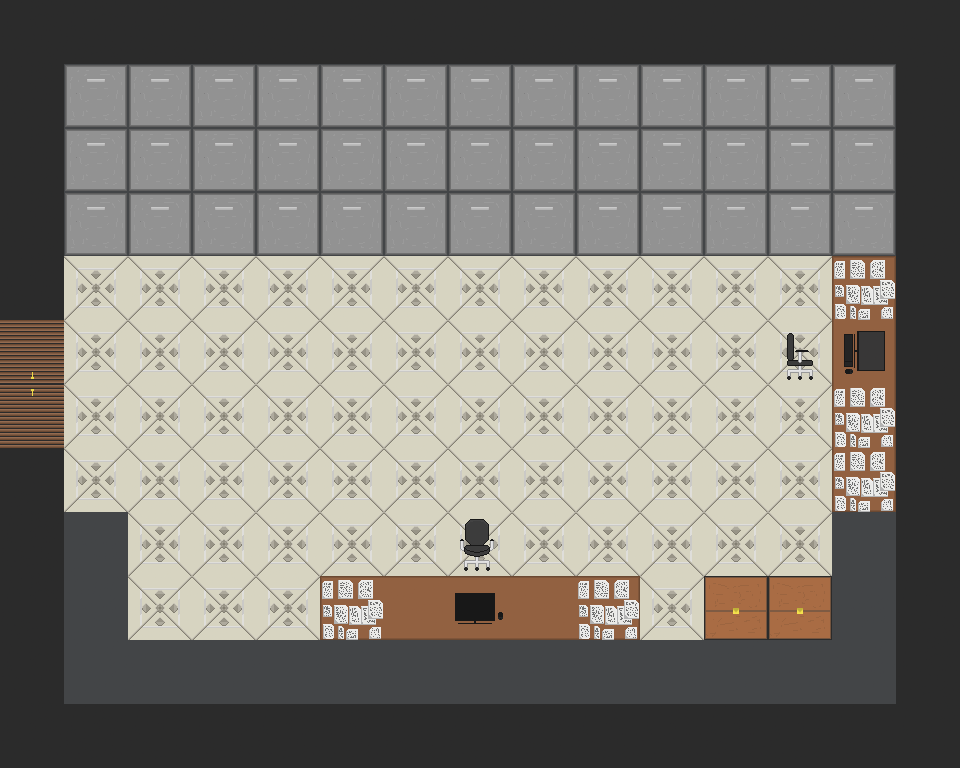

This game map was drawn from its Tiled (.tmx) file and the tilesets committed beside it. A one-line description and the full map source follow:
An orthogonal 15x12 tile map with 64x64 px tiles, 4 tile layers (Tile Layer 1, Walls, Objects, Objects 2) and 27 objects.

<map version="1.10" tiledversion="1.11.2" orientation="orthogonal" renderorder="right-down" width="15" height="12" tilewidth="64" tileheight="64" infinite="0" nextlayerid="8" nextobjectid="28">
 <tileset firstgid="1" source="Demo_map.tsx" />
 <layer id="1" name="Tile Layer 1" width="15" height="12">
  <data encoding="csv">
1,1,1,1,1,1,1,1,1,1,1,1,1,1,1,
1,1,1,1,1,1,1,1,1,1,1,1,1,1,1,
1,1,1,1,1,1,1,1,1,1,1,1,1,1,1,
1,1,1,1,1,1,1,1,1,1,1,1,1,1,1,
1,1,1,1,1,1,1,1,1,1,1,1,1,1,1,
1,1,1,1,1,1,1,1,1,1,1,1,1,1,1,
1,1,1,1,1,1,1,1,1,1,1,1,1,1,1,
1,1,1,1,1,1,1,1,1,1,1,1,1,1,1,
1,1,1,1,1,1,1,1,1,1,1,1,1,1,1,
1,1,1,1,1,1,1,1,1,1,1,1,1,1,1,
1,1,1,1,1,1,1,1,1,1,1,1,1,1,1,
1,1,1,1,1,1,1,1,1,1,1,1,1,1,1
</data>
 </layer>
 <layer id="2" name="Walls" width="15" height="12">
  <data encoding="csv">
9,9,9,9,9,9,9,9,9,9,9,9,9,9,9,
9,0,0,0,0,0,0,0,0,0,0,0,0,0,9,
9,0,0,0,0,0,0,0,0,0,0,0,0,0,9,
9,0,0,0,0,0,0,0,0,0,0,0,0,0,9,
9,0,0,0,0,0,0,0,0,0,0,0,0,0,9,
536870922,0,0,0,0,0,0,0,0,0,0,0,0,0,9,
1610612746,0,0,0,0,0,0,0,0,0,0,0,0,0,9,
9,0,0,0,0,0,0,0,0,0,0,0,0,0,9,
9,0,0,0,0,0,0,0,0,0,0,0,0,0,9,
9,0,0,0,0,0,0,0,0,0,0,0,0,0,9,
9,0,0,0,0,0,0,0,0,0,0,0,0,0,9,
9,9,9,9,9,9,9,9,9,9,9,9,9,9,9
</data>
 </layer>
 <layer id="3" name="Objects" width="15" height="12">
  <data encoding="csv">
0,0,0,0,0,0,0,0,0,0,0,0,0,0,0,
0,33,33,33,33,33,33,33,33,33,33,33,33,33,0,
0,33,33,33,33,33,33,33,33,33,33,33,33,33,0,
0,33,33,33,33,33,33,33,33,33,33,33,33,33,0,
0,0,0,0,0,0,0,0,0,0,0,0,0,2684354590,0,
0,0,0,0,0,0,0,0,0,0,0,0,27,2684354591,0,
0,0,0,0,0,0,0,0,0,0,0,0,0,2684354591,0,
0,0,0,0,0,0,0,0,0,0,0,0,0,2684354592,0,
0,34,0,0,0,0,0,25,0,0,0,0,0,34,0,
0,34,0,0,0,30,31,31,31,32,0,0,0,34,0,
0,34,34,34,34,34,34,34,34,34,34,34,34,34,0,
0,0,0,0,0,0,0,0,0,0,0,0,0,0,0
</data>
 </layer>
 <layer id="4" name="Objects 2" width="15" height="12">
  <data encoding="csv">
0,0,0,0,0,0,0,0,0,0,0,0,0,0,0,
0,0,0,0,0,0,0,0,0,0,0,0,0,0,0,
0,0,0,0,0,0,0,0,0,0,0,0,0,0,0,
0,0,0,0,0,0,0,0,0,0,0,0,0,0,0,
0,0,0,0,0,0,0,0,0,0,0,0,0,5,0,
0,0,0,0,0,0,0,0,0,0,0,0,0,2684354596,0,
0,0,0,0,0,0,0,0,0,0,0,0,0,5,0,
0,0,0,0,0,0,0,0,0,0,0,0,0,5,0,
0,0,0,0,0,0,0,0,0,0,0,0,0,0,0,
0,0,0,0,0,5,0,35,0,5,0,1073741863,1073741863,0,0,
0,0,0,0,0,0,0,0,0,0,0,0,0,0,0,
0,0,0,0,0,0,0,0,0,0,0,0,0,0,0
</data>
 </layer>
 <objectgroup id="5" name="Collisions">
  <object id="1" x="0" y="0" width="64" height="320" />
  <object id="2" x="0" y="448" width="64" height="320" />
  <object id="3" x="0" y="320" width="64" height="128" />
  <object id="4" x="64" y="704" width="896" height="64" />
  <object id="5" x="896" y="0" width="64" height="704" />
  <object id="6" x="64" y="0" width="832" height="64" />
  <object id="7" x="64" y="192" width="832" height="64" />
  <object id="8" x="832" y="256" width="64" height="256" />
  <object id="9" x="320" y="576" width="320" height="64" />
  <object id="10" x="64" y="512" width="64" height="192" />
  <object id="11" x="128" y="640" width="768" height="64" />
  <object id="12" x="832" y="512" width="64" height="128" />
  <object id="13" x="704" y="576" width="128" height="64" />
 </objectgroup>
 <objectgroup id="6" name="Interactions">
  <object id="14" x="64" y="192" width="832" height="64">
   <properties>
    <property name="Name" value="FileCabinet" />
   </properties>
  </object>
  <object id="15" x="64" y="512" width="64" height="192">
   <properties>
    <property name="Name" value="FileCabinet" />
   </properties>
  </object>
  <object id="16" x="128" y="640" width="768" height="64">
   <properties>
    <property name="Name" value="FileCabinet" />
   </properties>
  </object>
  <object id="17" x="832" y="512" width="64" height="128">
   <properties>
    <property name="Name" value="FileCabinet" />
   </properties>
  </object>
  <object id="18" x="0" y="320" width="64" height="128">
   <properties>
    <property name="Name" value="DoorMainHall" />
    <property name="TargetMap" value="MainHall" />
    <property name="TargetSpawn" value="SpawnFromItemRoom" />
   </properties>
  </object>
  <object id="19" x="320" y="576" width="64" height="64">
   <properties>
    <property name="Name" value="DeskPapers" />
   </properties>
  </object>
  <object id="20" x="576" y="576" width="64" height="64">
   <properties>
    <property name="Name" value="DeskPapers" />
   </properties>
  </object>
  <object id="21" x="832" y="256" width="64" height="64">
   <properties>
    <property name="Name" value="DeskPapers" />
   </properties>
  </object>
  <object id="22" x="832" y="384" width="64" height="128">
   <properties>
    <property name="Name" value="DeskPapers" />
   </properties>
  </object>
  <object id="23" x="704" y="576" width="64" height="64">
   <properties>
    <property name="Name" value="Chest" />
   </properties>
  </object>
  <object id="24" x="768" y="576" width="64" height="64">
   <properties>
    <property name="Name" value="Chest" />
   </properties>
  </object>
  <object id="25" x="448" y="576" width="64" height="64">
   <properties>
    <property name="Name" value="NotImportantComputer" />
   </properties>
  </object>
  <object id="26" x="832" y="320" width="64" height="64">
   <properties>
    <property name="Name" value="NotImportantComputer" />
   </properties>
  </object>
 </objectgroup>
 <objectgroup id="7" name="Spawns">
  <object id="27" x="128" y="384">
   <properties>
    <property name="Name" value="SpawnFromMainHall" />
   </properties>
   <point />
  </object>
 </objectgroup>
</map>